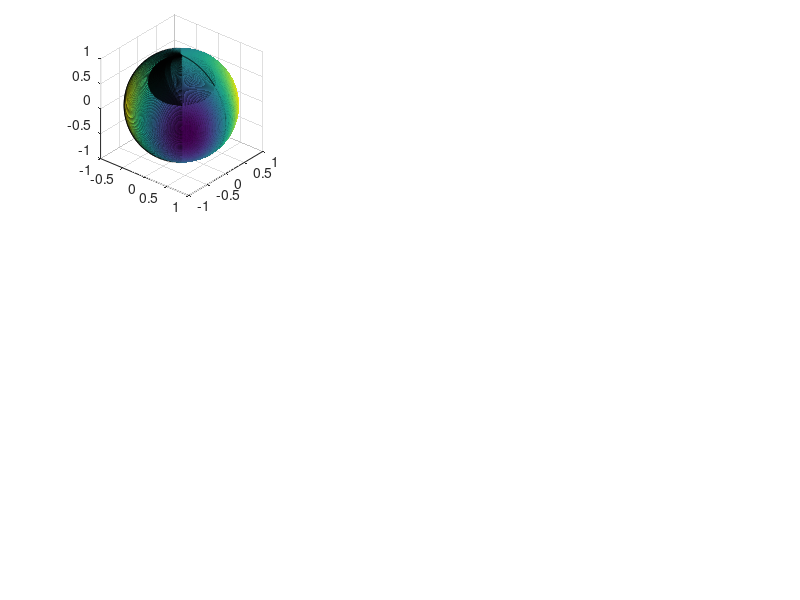

The MATLAB source for this figure: (Note: this script raises an error after producing the figure.)
function spharmPlot(L, resolution)
% This function plots base spherical harmonic functions in their real forms
%
% Syntax:
% spharmPlot(L, resolution)
% spharmPlot(L)
% spharmPlot()
%
% Inputs:%
% L: degree of the functions, default value = 2;
% resolution: resolution of sphere surface, default value = 500.
%
% Results:
% green regions represent negative values
% red regions represent positive values
%
% Reference: http://en.wikipedia.org/wiki/Spherical_harmonics
%
% Written by Mengliu Zhao, School of Computing Science, Simon Fraser University
% Update Date: 2014/Dec/03

if nargin < 1
    L = 2;
    resolution = 500;
end
if nargin < 2
    resolution = 500;
end

% discretize sphere surface
delta = pi/resolution;
theta = 0:delta:pi; % altitude
phi = 0:2*delta:2*pi; % azimuth
[phi,theta] = meshgrid(phi,theta);

% set figure background to white
figure('Color',[1 1 1])
for M = -L:L
    % Legendre polynomials
    P_LM = legendre(L,cos(theta(:,1)));
    P_LM = P_LM(abs(M)+1,:)';
    P_LM = repmat(P_LM, [1, size(theta, 1)]);
    
    % normalization constant
    N_LM = sqrt((2*L+1)/4/pi*factorial(L-abs(M))/factorial(L+abs(M)));
    
    % base spherical harmonic function
    if M>=0
        Y_LM = sqrt(2) * N_LM * P_LM .* cos(M*phi);
    else
        Y_LM = sqrt(2) * N_LM * P_LM .* sin(abs(M)*phi);
    end
    
    % map to sphere surface
    r = ones( size(Y_LM) );
    x = abs(r).*sin(theta).*cos(phi);
    y = abs(r).*sin(theta).*sin(phi);
    z = abs(r).*cos(theta);
    
    % visualization
    subplot(ceil(sqrt(2*L+1)),ceil(sqrt(2*L+1)),M+1+L)
    h = surf(x,y,z,double(Y_LM));
    
    % adjust camera view
    view(40,30)
    camzoom(1.5)
    camlight left
    camlight right
    lighting none
    
    axis([-1, 1, -1, 1, -1, 1])
    
    % map positive regions to red, negative regions to green
    colormap(parula)
    
    % hide edges
    set(h, 'LineStyle','none')
    
    grid off
    text(0,-.5,-1,['L = ', num2str(L), ', M = ', num2str(M)])
    
end